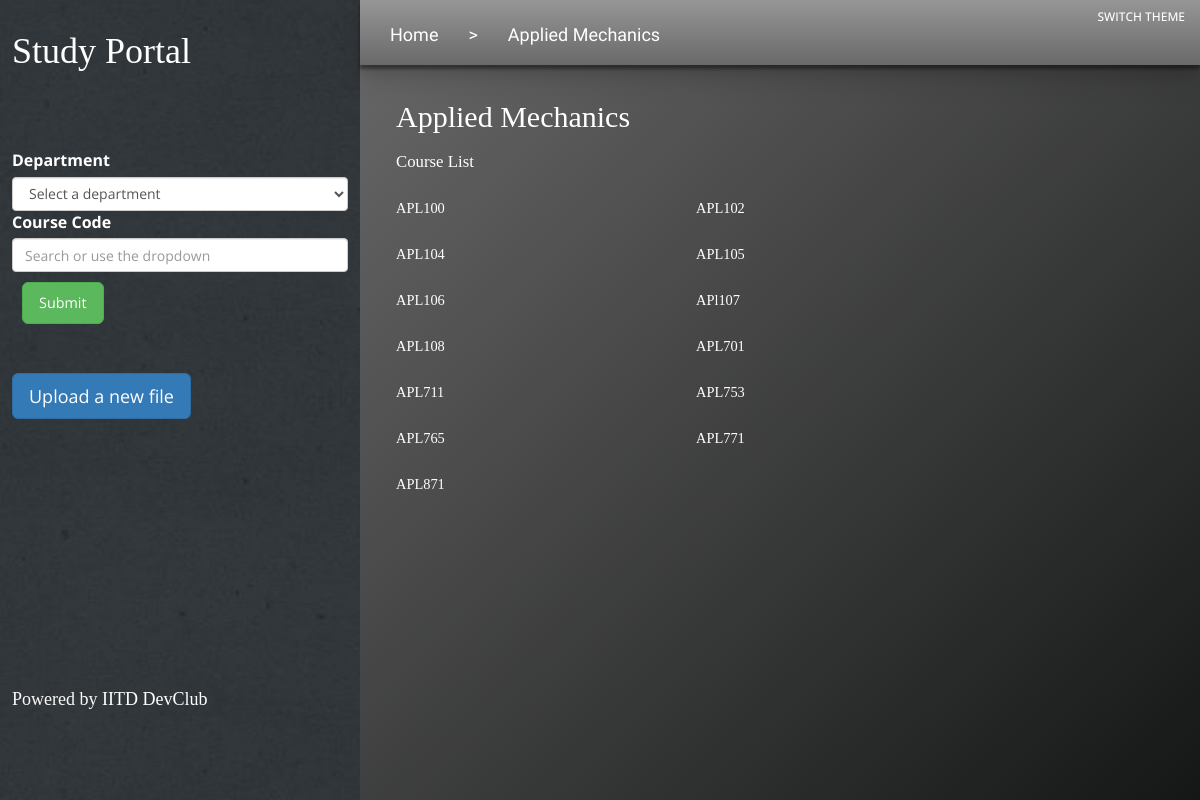
/studapp/view/?department=8&course_code=APl107, run on the app's committed database.
### studapp/models.py (models this page shows, shortened)
class Department(models.Model):
	dept=models.CharField(max_length=50)
	code=models.CharField(max_length=3)

class Course_code(models.Model):
	dept=models.ForeignKey(Department,on_delete=models.CASCADE)
	code=models.CharField(max_length=6)#like APL100
	pagehits=models.IntegerField(null=True)

### studapp/views.py (the view)
def display(request):
	all_departments=Department.objects.order_by('dept')
	all_courses=Course_code.objects.order_by('code')
	department_id=request.GET.get('department','None')
	try:
		course_code_id=Course_code.objects.get(code=request.GET.get('course_code','None').upper()).id
	except:
		course_code_id='0'
	if department_id=='0' and course_code_id=='0':
		return render(request,'studapp/index.html',{'departments':all_departments,'courses':all_courses})
	elif course_code_id=='0':
		dept=Department.objects.get(pk=department_id)
		return render(request,'studapp/get_course_codes.html',{'department':dept,'departments':all_departments,'courses':all_courses})
	else:
		course=Course_code.objects.get(pk=course_code_id)
		return track_hits(request,'studapp/get_papers.html',{'course':course,'departments':all_departments,'courses':all_courses},course)

### studapp/templates/studapp/get_course_codes.html (shortened to what this page needs)
{% extends 'studapp/index.html' %}
{% load static %}
{% block navbar %}
<nav class="navbar navbar-inverse" style="position:fixed;top:0px;width:70vw;border-radius:0px;left:30vw;">
  <div class="container-fluid">
    <ol class="nav navbar-nav" style='font-size:1.5vw;padding-bottom: 5px; display: inline-block; float: left;'>
      <li style="display: inline-block;"><a href="/studapp/">Home</a></li>
<li style="pointer-events: none;cursor: default;display: inline-block;" class='nav_li'><a href="/studapp/">></a></li>
<li class='nav_li' style="display: inline-block;"><a href="?department={{department.id}}&course_code=0" style="display: inline-block;">{{department.dept}}</a></li>
    </ol>
    <a style="text-decoration:none; float:right;" href="/studapp/light/"><h4 style="color:white;font-size:1vw; ">SWITCH THEME</h4></a>
  </div>
</nav>
{% endblock %}
{% block content %}
<h1 class='department'>{{ department.dept }}</h1>
<h2 class='course_list'>Course List</h2>
<span class='code' >
{% for course in department.course_code_set.all %}
<a style="float:left" href="/studapp/view/?department={{ department.id }}&course_code={{ course.code }}"><h3>{{ course.code }}</h3></a>
{% endfor %}
</span>
{% endblock %}

### studapp/studapp/style.css (style rules this page uses)
* { box-sizing: border-box; }
body { margin: 0; padding:0; }
a { color: White; text-decoration: none; }
h1 { color: White; font-family: 'Slabo 27px', serif; width: 100%; }
h1,h2 { color: white; font-family: 'Slabo 27px', serif; }
h2 { font-size: 1.4vw; }
h3 { font-size: 1.2vw; width: 300px; color: #fff; font-family: 'Slabo 27px', serif; }
html { background: rgb(244, 246, 246); }
body { font-family: 'Open Sans', sans-serif; font-size: 1vw; font-weight: 400; }
li { display: block; margin: 10px 0 0 0; }
@media (min-width:1025px) { .department { font-size: 30px; } }
.navbar-inverse .navbar-nav > li > a { color : white !important; font-family: 'Poiret One', cursive; }
.navbar-inverse { border: none; box-shadow: 0px 4px 3px rgba(0,0,0,0.4), 0px 8px 13px rgba(0,0,0,0.1), 0px 18px 23px rgba(0,0,0,0.1); background: #f2f2f2; background: -webkit-linear-gradient(#969696, dimgray); background: -o-linear-gradient(#969696,dimgray); background: -moz-linear-gradient(#969696, dimgray); background: linear-gradient(#969696, dimgray); }

### data on the page
Department: dept "Applied Mechanics"
Course_code: code "APL100"
Course_code: code "APL102"
Course_code: code "APL104"
Course_code: code "APL105"
Course_code: code "APL106"
Course_code: code "APl107"
Course_code: code "APL108"
Course_code: code "APL701"
Course_code: code "APL711"
Course_code: code "APL753"
Course_code: code "APL765"
Course_code: code "APL771"
Course_code: code "APL871"
